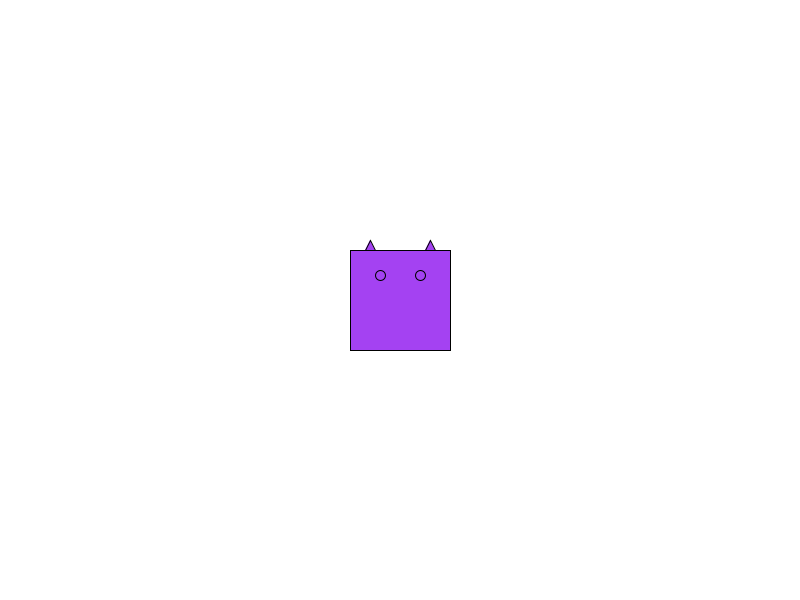
Frame 1 (no input)
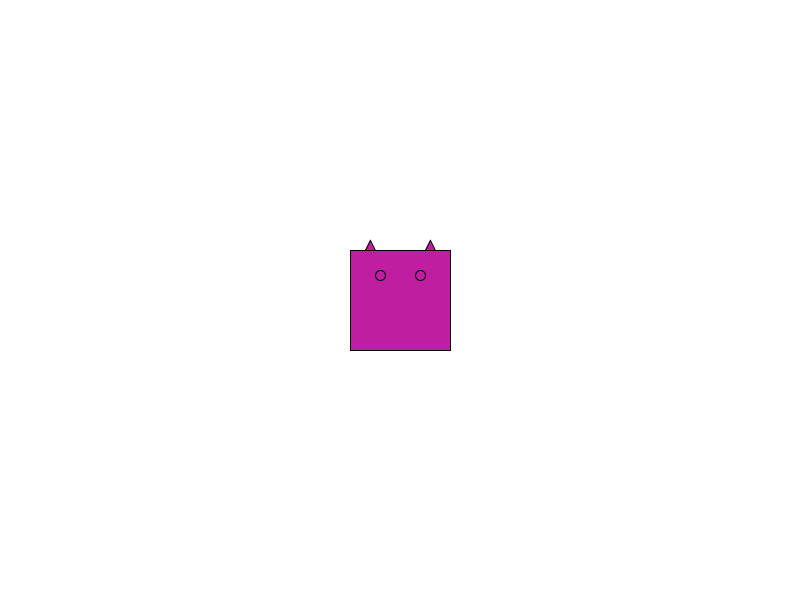
Frame 60 (the mouse pressed at the canvas centre just before this capture)
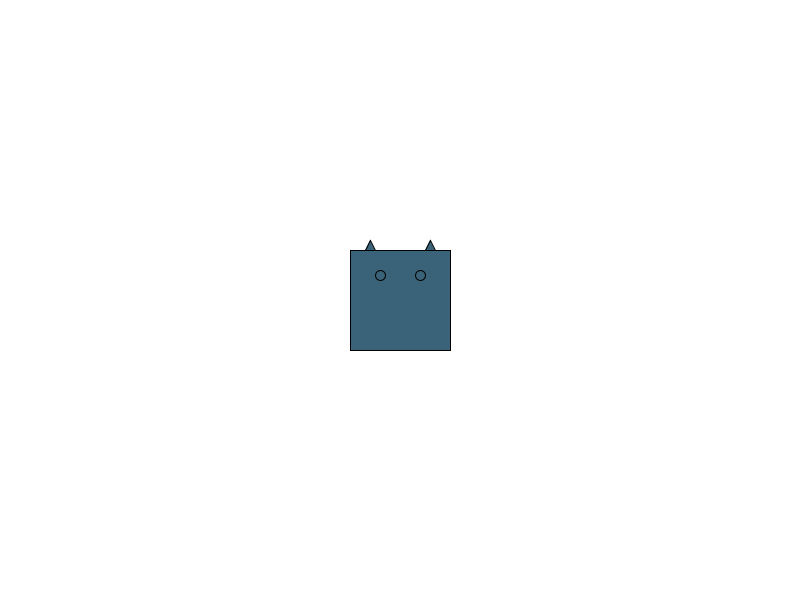
Frame 120 (the mouse held since frame 60 and released just before this capture)

The Processing sketch that drew these frames (run headless with seeded random() and noise(); from frame 60 on, the mouse is pressed at the canvas centre):

// Processing sketch: question_2
// ── question_2.pde
// global variables

final color background = color(255);
final int headWidth = width;
final int headHeight = height;

color headColor;
int headX;
int headY;


// setup

void setup() {
    size(800, 600);
    rectMode(CENTER);
    headX = width/2;
    headY = height/2;
}

void draw() {
    background(background);
    headColor = color(random(255), random(255), random(255));
    drawMonster(headX, headY, headWidth, headHeight, headColor);
}

void mouseClicked() {
    headX = mouseX;
    headY = mouseY;
}

void drawMonster(int x, int y, int width, int height, color fillColor)
{ 
  final int eyeRadius = 5;
 
  fill(fillColor);
  rect(x, y, width, height);

  // Draw the left ear
  triangle(x - width/4, // x1
           y - height/2, // y1
           x - width/4 - 10, // x2
           y - height/2, // y2
           x - width/4 - 5, //x3
           y - height/2 - 10); //y3
 
  // Draw the right ear
  triangle(x + width/4, // x1
           y - height/2, // y1
           x + width/4 + 10, // x2
           y - height/2, // y2
           x + width/4 + 5, //x3
           y - height/2 - 10); //y3
 
  // Draw the left eye
  ellipse(x - width/5,
          y - height/4,
          eyeRadius * 2,
          eyeRadius * 2);
 
 // Draw the right eye
 ellipse(x + width/5,
         y - height/4,
         eyeRadius * 2,
         eyeRadius * 2);
}
